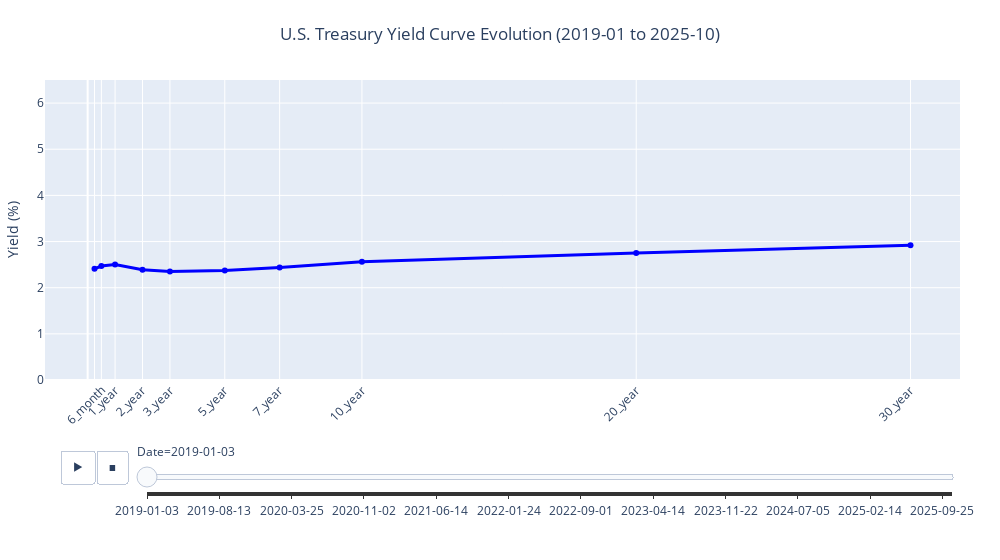

Write notebook code for a chart like this one.
### Markdown cell above
To understand how the model performs under different yield curve changes, I will visualize our RMSE over the predicted horizon. First I will bring back the plot of actual yield curves over between 2019 to 2025.

### Code cell
# --- 1) Define maturities  ---
maturity_map = {'3_month': 3/12, '6_month': 6/12, '1_year': 1, '2_year': 2, '3_year': 3, '5_year': 5, '7_year': 7, '10_year': 10, 
                '20_year': 20, '30_year': 30
                }

maturity_labels = list(maturity_map.keys())

# --- 2) Create custom staggered tick labels ---
tick_positions = list(maturity_map.values())
custom_tick_text = []
for label in maturity_labels:
    if label == '3_month':
        custom_tick_text.append('')             # hide 3_month if desired
    elif label in ['6_month', '2_year', '7_year']:
        custom_tick_text.append(f"{label}<br>") # staggered (upper) row
    else:
        custom_tick_text.append(label)          # standard (lower) row

# --- 3) Prepare data (drop 1_month, format index, rename columns) ---
df_plot_working = yield_df.copy()

# Drop 1_month if present
if '1_month' in df_plot_working.columns:
    df_plot_working = df_plot_working.drop(columns=['1_month'])

# Ensure index is datetime and convert to clean string for slider
df_plot_working.index = pd.to_datetime(df_plot_working.index)
df_plot_working.index = df_plot_working.index.strftime('%Y-%m-%d')

# Rename columns from labels to numeric maturity times
df_plot_working = df_plot_working.rename(columns=maturity_map)

# Melt to long format for Plotly animation
df_long = df_plot_working.reset_index().melt(
    id_vars='index',
    var_name='Maturity_Time',
    value_name='Yield'
).rename(columns={'index': 'Date'})

# Ensure Maturity_Time is numeric (float) for X axis
df_long['Maturity_Time'] = df_long['Maturity_Time'].astype(float)

# --- 4) Create animated Plotly figure ---
fig = px.line(
    df_long,
    x='Maturity_Time',
    y='Yield',
    animation_frame='Date',
    line_group='Date',
    markers=True,
    title='U.S. Treasury Yield Curve Evolution (2019-01 to 2025-10)'
)

# --- 5) Layout and axis customization ---
fig.update_layout(
    width=1000,
    margin=dict(l=40, r=40, t=80, b=180),
    title_x=0.5
)

fig.update_xaxes(
    tickvals=tick_positions,
    ticktext=custom_tick_text,
    title_text=None,
    tickangle=-45,
    automargin=False
)

fig.update_yaxes(
    range=[0, 6.5],
    title_text='Yield (%)'
)

# Custom trace appearance and hovertemplate
fig.update_traces(
    line=dict(color='blue', width=3),
    hovertemplate="<b>Date: %{customdata[0]}</b><br>Yield: %{y:.2f}%<extra></extra>",
    customdata=df_long[['Date']]
)

# Animation speed tuning
fig.layout.updatemenus[0].buttons[0].args[1]['frame']['duration'] = 50
fig.layout.updatemenus[0].buttons[0].args[1]['transition']['duration'] = 20

fig.show()
